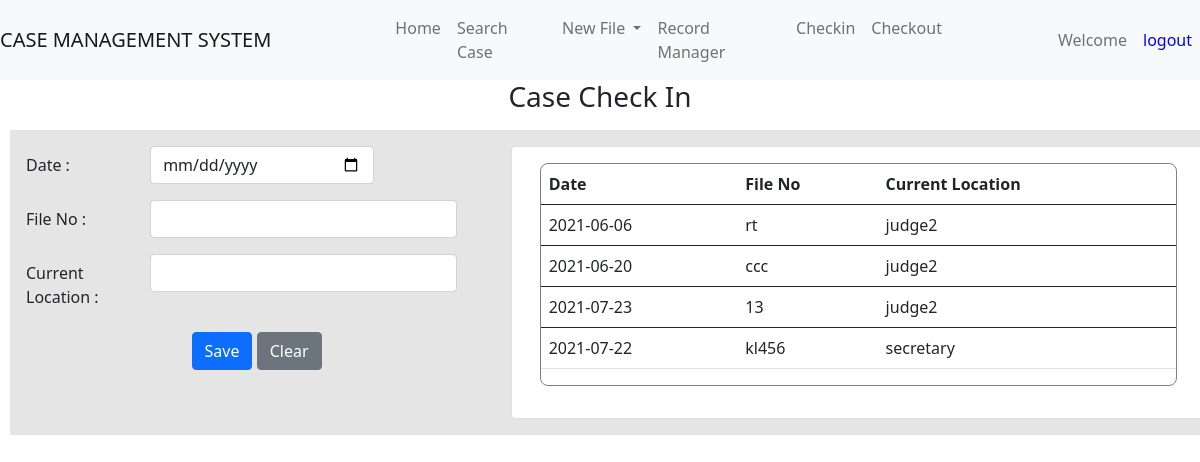
Page /checkin.php on the committed database.
### tables this page shows
CREATE TABLE `checkin_details` (
  `checkInId` int NOT NULL,
  `date` date NOT NULL,
  `fileNo` varchar(128) NOT NULL,
  `currentLocation` varchar(128) NOT NULL
);

### checkin.php (the view, shortened to what this page needs)
<!DOCTYPE html>
<html lang="en" dir="ltr">
  <head>
      <link href="https://cdn.jsdelivr.net/npm/bootstrap@5.0.0-beta3/dist/css/bootstrap.min.css" rel="stylesheet">
  </head>
  <body>
    <?php
     include_once 'authNavigation.php'
    ?>
    <section class="checkin-form">
      <div class="text-center">
          <h3>Case Check In</h3>
      </div>
      <form  action="includes/checkin.inc.php" method="post">
        <div class="form-container mt-3 " style="background-color: #e5e5e5; width: 100vw; margin-left:10px; margin-right:10px;  ">
          <div class="row  p-3 ">
            <div class="col-5">
             <div class="mb-3 row">
              <label for="Date" class="col-sm-3 col-form-label">Date :</label>
              <div class="col-sm-6">
                <input type="date" class="form-control" id="inputDate" name="date">
              </div>
           </div>
           <div class="mb-3 row">
              <label for="inputPassword" class="col-sm-3 col-form-label">File No :</label>
              <div class="col-sm-8">
                <input type="text" class="form-control" id="inputFileNo" name="fileNo">
              </div>
           </div>
           <div class="mb-3 row">
              <label for="inputPassword" class="col-sm-3 col-form-label">Current Location :</label>
              <div class="col-sm-8">
                <input type="text" class="form-control" id="inputCurrentLocation" name="currentLocation">
              </div>
           </div>
            <div class="mb-3 row">
              <div class="col-sm-4">
              </div>
              <div class="col-sm-8">
              <input type="submit" name="saveBtn" value="Save"  class="btn btn-primary"></input>
              <input type="submit" name="clearBtn" value="Clear"  class="btn btn-secondary"></input>
              </div>
           </div>
            </div>
            <div class="col-7 card">
              <div class="card-body">
               <div class="table" style="background-color: #fff; border-radius: 8px; border:1px solid gray;">
                 <?php
                   include_once "includes/dbh.inc.php";
                   $sql= "SELECT*FROM checkin_details";
                   $quaryRun = mysqli_query($conn,$sql);
                   ?>
                  <table class="table">
              <thead>
                <tr>
                  <th scope="col">Date</th>
                  <th scope="col">File No</th>
                  <th scope="col">Current Location</th>
                </tr>
              </thead>
                <?php
                if ($quaryRun) {
                  foreach ($quaryRun as $row ) {
                ?>
                    <tbody>
                      <tr>
                        <td><?php echo $row['date']; ?></td>
                        <td><?php echo $row['fileNo']; ?></td>
                        <td><?php echo $row['currentLocation']; ?></td>
                      </tr>
                    </tbody>
              <?php
               }
             }else {
               echo "No Record Found";
             }
           ?>
            </table>
          </div>
               </div>
            </div>
          </div>
        </div>
     </form>
    </section>
  </body>
</html>

### authNavigation.php (shortened to what this page needs)
<nav class="navbar navbar-expand-lg navbar-light bg-light">
  <a class="navbar-brand" href="#">CASE MANAGEMENT SYSTEM</a>
  <div class="collapse navbar-collapse" style="margin-left:100px;" id="navbarNavDropdown">
    <ul class="navbar-nav">
      <li class="nav-item active">
        <a class="nav-link" href="homePage.php">Home <span class="sr-only"></span></a>
      </li>
      <li class="nav-item">
        <a class="nav-link" href="searchCase.php">Search Case</a>
      </li>
      <li class="nav-item dropdown">
          <a class="nav-link dropdown-toggle" href="#" id="navbarDropdown" role="button" data-bs-toggle="dropdown" aria-expanded="false">
            New File
          </a>
        </li>
      <li class="nav-item">
        <a class="nav-link" href="recordManager.php">Record Manager</a>
      </li>
      <li class="nav-item">
        <a class="nav-link" href="checkin.php">Checkin</a>
      </li>
      <li class="nav-item">
        <a class="nav-link" href="checkout2.php">Checkout</a>
      </li>
    </ul>
    <ul class="navbar-nav" style="margin-left:100px;" >
         <li class="nav-link">
           <?php
             echo 'Welcome  ' . $_SESSION['User']
          ?>
        </li>
        <li class="nav-item">
          <a class="nav-link" href="includes/logout.inc.php?logout" style="color:blue;">logout</a>
        </li>
      </ul>
  </div>
</nav>

### rows in the picture
checkin_details: date "2021-06-06", fileNo "rt", currentLocation "judge2"
checkin_details: date "2021-06-20", fileNo "ccc", currentLocation "judge2"
checkin_details: date "2021-07-23", fileNo "13", currentLocation "judge2"
checkin_details: date "2021-07-22", fileNo "kl456", currentLocation "secretary"
